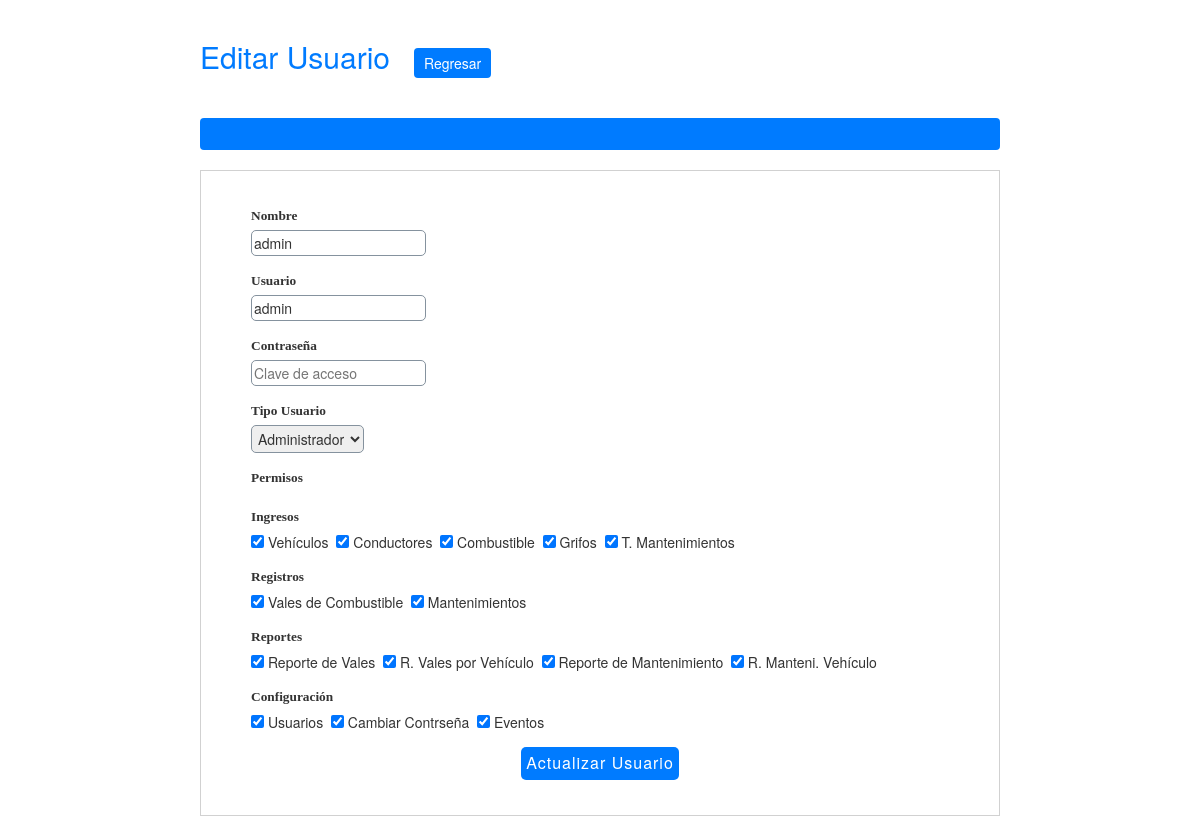
The page /paginas/usuario/editarusuario.php?token=9ed7b6ad4aea1f20987a6cb046295d37 (signed in) on the database its author committed.
### tables this page shows
CREATE TABLE `usuario` (
  `idusuario` int(11) NOT NULL,
  `token` tinytext DEFAULT NULL,
  `nombre` varchar(100) DEFAULT NULL,
  `usuario` varchar(20) DEFAULT NULL,
  `clave` varchar(50) DEFAULT NULL,
  `tipo` varchar(20) DEFAULT NULL,
  `ingusuario` varchar(2) DEFAULT NULL,
  `ingcontrasena` varchar(45) DEFAULT NULL,
  `ingregistro` varchar(2) DEFAULT NULL,
  `ingvehiculo` varchar(2) DEFAULT NULL,
  `ingconductor` varchar(2) DEFAULT NULL,
  `inggrifo` varchar(2) DEFAULT NULL,
  `ingcombustible` varchar(2) DEFAULT NULL,
  `ingtipomantenimiento` varchar(2) DEFAULT NULL,
  `ingvalescombustible` varchar(2) DEFAULT NULL,
  `ingmantenimientos` varchar(2) DEFAULT NULL,
  `repvales` varchar(2) DEFAULT NULL,
  `repvalesvehiculo` varchar(2) DEFAULT NULL,
  `repmantenimiento` varchar(2) DEFAULT NULL,
  `repmantenimientovehiculo` varchar(2) DEFAULT NULL,
  `codcombustible` varchar(15) DEFAULT NULL
);

### paginas/usuario/editarusuario.php (the view, shortened to what this page needs)
<?php
  include "../../conexion.php";
	$token = $_REQUEST['token'];
	$sql= mysqli_query($conection,"SELECT * FROM usuario WHERE token= '$token'");
	$result_sql = mysqli_num_rows($sql);
	if($result_sql == 0){
		header('Location: listarusuario.php');
	}else{
		while ($data = mysqli_fetch_array($sql)) {
			$nombre  = $data['nombre'];
      $usuario = $data['usuario'];
      $tipo = $data['tipo'];
      $ingusuario = $data['ingusuario'];
      $ingcontrasena= $data['ingcontrasena'];
      $ingregistro= $data['ingregistro'];
      $ingvehiculo = $data['ingvehiculo'];
      $ingconductor = $data['ingconductor'];
      $inggrifo = $data['inggrifo'];
  		$ingcombustible = $data['ingcombustible'];
  		$ingtipomantenimiento = $data['ingtipomantenimiento'];
      $ingvalescombustible = $data['ingvalescombustible'];
      $ingmantenimientos = $data['ingmantenimientos'];
      $repvales = $data['repvales'];
      $repvalesvehiculo = $data['repvalesvehiculo'];
      $repmantenimiento = $data['repmantenimiento'];
      $repmantenimientovehiculo = $data['repmantenimientovehiculo'];
		}
	}
?>
<!DOCTYPE html>
<html lang="es">
<head>
  <link rel="stylesheet" href="plugins/fontawesome-free/css/all.min.css">
  <link rel="stylesheet" href="https://code.ionicframework.com/ionicons/2.0.1/css/ionicons.min.css">
  <link href="../css/style.css" rel="stylesheet">
  <link rel="stylesheet" href="https://maxcdn.bootstrapcdn.com/bootstrap/3.3.6/css/bootstrap.min.css">
</head>
<body>
  <section id="container">
	  <div class="margen">
	  <div class="form_register">
			<h1>Editar Usuario</h1>
			<a href="listarusuario.php" class="btn_new">Regresar</a>
      <div class="alert"><?php echo isset($alert) ? $alert : ''; ?></div>
      <form action="" method="post">
				<label for="nombre">Nombre</label>
				<input type="text" name="nombre" id="nombre" placeholder="Nombre completo" required value="<?php echo $nombre; ?>">
				<label for="usuario">Usuario</label>
				<input type="text" name="usuario" id="usuario" placeholder="Usuario" required value="<?php echo $usuario; ?>">
				<label for="clave">Contraseña</label>
				<input type="password" name="clave" id="clave" placeholder="Clave de acceso">
				<label for="rol">Tipo Usuario</label>
        <select name="tipo" id="tipo" required>
          <option value="<?php echo $tipo; ?>"><?php echo $tipo; ?></option>
        </select>
        <label for="permisos">Permisos</label><br>
        <label for="permisos">Ingresos</label><br>
        <?php if ($ingvehiculo == 'on'){ ?>
				  <input type="checkbox" name="ingvehiculo" class="radio01" checked> Vehículos&nbsp;
        <?php } else { ?>
          <input type="checkbox" name="ingvehiculo" class="radio01"> Vehículos&nbsp;
        <?php } ?>
        <?php if ($ingconductor == 'on'){ ?>
				  <input type="checkbox" name="ingconductor" class="radio01" checked> Conductores&nbsp;
        <?php } else { ?>
          <input type="checkbox" name="ingconductor" class="radio01"> Conductores&nbsp;
        <?php } ?>
        <?php if ($ingcombustible == 'on'){ ?>
				  <input type="checkbox" name="ingcombustible" class="radio01" checked> Combustible&nbsp;
        <?php } else { ?>
          <input type="checkbox" name="ingcombustible" class="radio01"> Combustible&nbsp;
        <?php } ?>
        <?php if ($inggrifo == 'on'){ ?>
				  <input type="checkbox" name="inggrifo" class="radio01" checked> Grifos&nbsp;
        <?php } else { ?>
          <input type="checkbox" name="inggrifo" class="radio01"> Grifos&nbsp;
        <?php } ?>
        <?php if ($ingtipomantenimiento == 'on'){ ?>
				  <input type="checkbox" name="ingtipomantenimiento" class="radio01" checked> T. Mantenimientos&nbsp;
        <?php } else { ?>
          <input type="checkbox" name="ingtipomantenimiento" class="radio01"> T. Mantenimientos&nbsp;
        <?php } ?>
        <br><label for="permisos">Registros</label><br>
        <?php if ($ingvalescombustible == 'on'){ ?>
				  <input type="checkbox" name="ingvalescombustible" class="radio01" checked> Vales de Combustible&nbsp;
        <?php } else { ?>
          <input type="checkbox" name="ingvalescombustible" class="radio01"> Vales de Combustible&nbsp;
        <?php } ?>
        <?php if ($ingmantenimientos == 'on'){ ?>
				  <input type="checkbox" name="ingmantenimientos" class="radio01" checked> Mantenimientos&nbsp;
        <?php } else { ?>
          <input type="checkbox" name="ingmantenimientos" class="radio01"> Mantenimientos&nbsp;
        <?php } ?>
        <br><label for="permisos">Reportes</label><br>
        <?php if ($repvales == 'on'){ ?>
				  <input type="checkbox" name="repvales" class="radio01" checked> Reporte de Vales&nbsp;
        <?php } else { ?>
          <input type="checkbox" name="repvales" class="radio01"> Reporte de Vales&nbsp;
        <?php } ?>
        <?php if ($repvalesvehiculo == 'on'){ ?>
				  <input type="checkbox" name="repvalesvehiculo" class="radio01" checked> R. Vales por Vehículo&nbsp;
        <?php } else { ?>
          <input type="checkbox" name="repvalesvehiculo" class="radio01"> R. Vales por Vehículo&nbsp;
        <?php } ?>
        <?php if ($repmantenimiento == 'on'){ ?>
				  <input type="checkbox" name="repmantenimiento" class="radio01" checked> Reporte de Mantenimiento&nbsp;
        <?php } else { ?>
          <input type="checkbox" name="repmantenimiento" class="radio01"> Reporte Mantenimiento&nbsp;
        <?php } ?>
        <?php if ($repmantenimientovehiculo == 'on'){ ?>
				  <input type="checkbox" name="repmantenimientovehiculo" class="radio01" checked> R. Manteni. Vehículo&nbsp;
        <?php } else { ?>
          <input type="checkbox" name="repmantenimientovehiculo" class="radio01"> R. Manteni. Vehículoo&nbsp;
        <?php } ?>
        <br><label for="permisos">Configuración</label><br>
        <?php if ($ingusuario == 'on'){ ?>
				  <input type="checkbox" name="ingusuario" class="radio01" checked> Usuarios&nbsp;
        <?php } else { ?>
          <input type="checkbox" name="ingusuario" class="radio01"> Usuarios&nbsp;
        <?php } ?>
        <?php if ($ingcontrasena == 'on'){ ?>
				  <input type="checkbox" name="ingcontrasena" class="radio01" checked> Cambiar Contrseña&nbsp;
        <?php } else { ?>
          <input type="checkbox" name="ingcontrasena" class="radio01"> Cambiar Contrseña&nbsp;
        <?php } ?>
        <?php if ($ingregistro == 'on'){ ?>
				  <input type="checkbox" name="ingregistro" class="radio01" checked> Eventos&nbsp;
        <?php } else { ?>
          <input type="checkbox" name="ingregistro" class="radio01"> Eventos&nbsp;
        <?php } ?>
				<input type="submit" value="Actualizar Usuario" class="btn_save">
			</form>
		</div>
    </div>
	</section>
</body>
</html>

### paginas/css/style.css (style rules this page uses)
#container { background: #FFF; padding: 10px 0; }
.form_register { width: 800px; margin: auto; }
.form_register h1 { color: #007bff; }
form { background: #FFF; margin: auto; padding: 20px 50px; border: 1px solid #d1d1d1; }
label { display: block; font-size: 10pt; font-family: 'GothamBook'; margin: 15px auto 5px auto; }
input,select,textarea { display: block; font-size: 9pt; padding: 2px; border: 1px solid #85929e; border-radius: 5px; }
.radio01 { display: inline; font-size: 11pt; padding: 5px; border: 1px solid #85929e; border-radius: 5px; }
.margen { margin: 10px; }
.btn_save { font-size: 12pt; background: #007bff; padding: 5px; color: #FFF; letter-spacing: 1px; border: 0; cursor: pointer; margin: 15px auto; }
.alert { width: 100%; background: #007bff; border-radius: 6px; margin: 20px auto; }
#container h1 { font-size: 30px; display: inline-block; }
.btn_new { display: inline-block; background: #007bff; color: #FFF; padding: 5px 10px; border-radius: 4px; margin: 20px; }

### rows shown on the page
usuario: nombre "admin", usuario "admin", tipo "Administrador"
